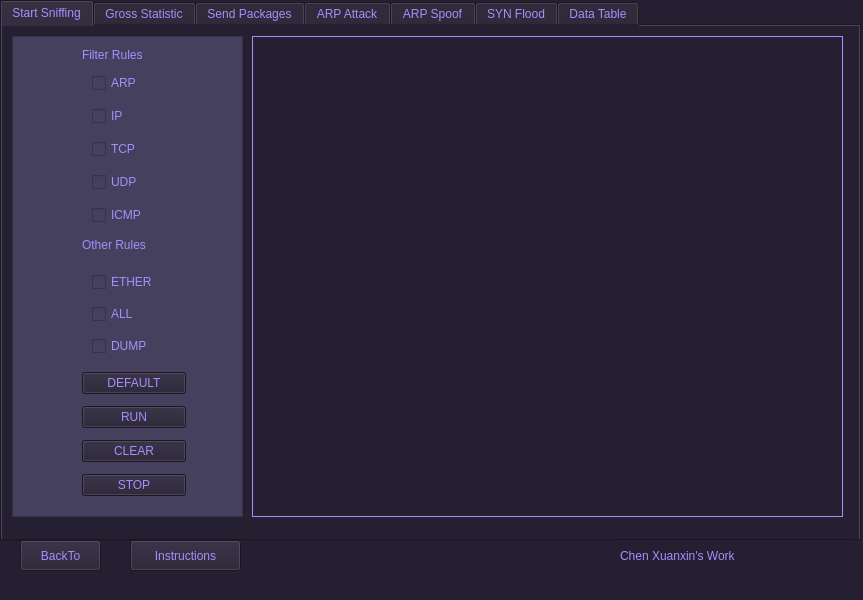
<?xml version="1.0" encoding="UTF-8"?>
<ui version="4.0">
 <class>FlowSnifferWindow</class>
 <widget class="QMainWindow" name="FlowSnifferWindow">
  <property name="geometry">
   <rect>
    <x>0</x>
    <y>0</y>
    <width>863</width>
    <height>600</height>
   </rect>
  </property>
  <property name="windowTitle">
   <string>MainWindow</string>
  </property>
  <property name="styleSheet">
   <string notr="true">color:rgb(166, 142, 253);
background:rgb(36, 31, 49)</string>
  </property>
  <widget class="QWidget" name="centralwidget">
   <widget class="QTabWidget" name="tabWidget">
    <property name="geometry">
     <rect>
      <x>0</x>
      <y>0</y>
      <width>861</width>
      <height>541</height>
     </rect>
    </property>
    <property name="styleSheet">
     <string notr="true">font: 63 12pt &quot;URW Bookman&quot;;
color:rgb(166, 142, 253);
background:rgb(36, 31, 49)</string>
    </property>
    <property name="currentIndex">
     <number>0</number>
    </property>
    <widget class="QWidget" name="tab">
     <attribute name="title">
      <string>Start Sniffing</string>
     </attribute>
     <widget class="QFrame" name="frame">
      <property name="geometry">
       <rect>
        <x>10</x>
        <y>10</y>
        <width>231</width>
        <height>481</height>
       </rect>
      </property>
      <property name="styleSheet">
       <string notr="true">background:rgb(69, 64, 93);
font: 63 12pt &quot;URW Bookman&quot;;
color:rgb(166, 142, 253)</string>
      </property>
      <property name="frameShape">
       <enum>QFrame::StyledPanel</enum>
      </property>
      <property name="frameShadow">
       <enum>QFrame::Raised</enum>
      </property>
      <widget class="QLabel" name="label_2">
       <property name="geometry">
        <rect>
         <x>70</x>
         <y>10</y>
         <width>91</width>
         <height>17</height>
        </rect>
       </property>
       <property name="text">
        <string>Filter Rules</string>
       </property>
      </widget>
      <widget class="QLabel" name="label_3">
       <property name="geometry">
        <rect>
         <x>70</x>
         <y>200</y>
         <width>101</width>
         <height>17</height>
        </rect>
       </property>
       <property name="text">
        <string>Other Rules</string>
       </property>
      </widget>
      <widget class="QWidget" name="layoutWidget">
       <property name="geometry">
        <rect>
         <x>70</x>
         <y>330</y>
         <width>104</width>
         <height>140</height>
        </rect>
       </property>
       <layout class="QVBoxLayout" name="verticalLayout_3">
        <item>
         <widget class="QPushButton" name="Default">
          <property name="styleSheet">
           <string notr="true">font: 63 12pt &quot;URW Bookman&quot;;
color:rgb(166, 142, 253);
background:rgb(36, 31, 49)</string>
          </property>
          <property name="text">
           <string>DEFAULT</string>
          </property>
         </widget>
        </item>
        <item>
         <widget class="QPushButton" name="Run">
          <property name="styleSheet">
           <string notr="true">font: 63 12pt &quot;URW Bookman&quot;;
color:rgb(166, 142, 253);
background:rgb(36, 31, 49)</string>
          </property>
          <property name="text">
           <string>RUN</string>
          </property>
         </widget>
        </item>
        <item>
         <widget class="QPushButton" name="Clear">
          <property name="styleSheet">
           <string notr="true">font: 63 12pt &quot;URW Bookman&quot;;
color:rgb(166, 142, 253);
background:rgb(36, 31, 49)</string>
          </property>
          <property name="text">
           <string>CLEAR</string>
          </property>
         </widget>
        </item>
        <item>
         <widget class="QPushButton" name="Stop">
          <property name="styleSheet">
           <string notr="true">font: 63 12pt &quot;URW Bookman&quot;;
color:rgb(166, 142, 253);
background:rgb(36, 31, 49)</string>
          </property>
          <property name="text">
           <string>STOP</string>
          </property>
         </widget>
        </item>
       </layout>
      </widget>
      <widget class="QWidget" name="layoutWidget">
       <property name="geometry">
        <rect>
         <x>80</x>
         <y>30</y>
         <width>91</width>
         <height>166</height>
        </rect>
       </property>
       <layout class="QVBoxLayout" name="verticalLayout">
        <item>
         <widget class="QCheckBox" name="arp">
          <property name="styleSheet">
           <string notr="true"/>
          </property>
          <property name="text">
           <string>ARP</string>
          </property>
         </widget>
        </item>
        <item>
         <widget class="QCheckBox" name="ip">
          <property name="styleSheet">
           <string notr="true"/>
          </property>
          <property name="text">
           <string>IP</string>
          </property>
         </widget>
        </item>
        <item>
         <widget class="QCheckBox" name="tcp">
          <property name="styleSheet">
           <string notr="true"/>
          </property>
          <property name="text">
           <string>TCP</string>
          </property>
         </widget>
        </item>
        <item>
         <widget class="QCheckBox" name="udp">
          <property name="styleSheet">
           <string notr="true"/>
          </property>
          <property name="text">
           <string>UDP</string>
          </property>
         </widget>
        </item>
        <item>
         <widget class="QCheckBox" name="icmp">
          <property name="styleSheet">
           <string notr="true"/>
          </property>
          <property name="text">
           <string>ICMP</string>
          </property>
         </widget>
        </item>
       </layout>
      </widget>
      <widget class="QWidget" name="layoutWidget">
       <property name="geometry">
        <rect>
         <x>80</x>
         <y>230</y>
         <width>86</width>
         <height>98</height>
        </rect>
       </property>
       <layout class="QVBoxLayout" name="verticalLayout_2">
        <item>
         <widget class="QCheckBox" name="ether">
          <property name="styleSheet">
           <string notr="true"/>
          </property>
          <property name="text">
           <string>ETHER</string>
          </property>
         </widget>
        </item>
        <item>
         <widget class="QCheckBox" name="all">
          <property name="styleSheet">
           <string notr="true"/>
          </property>
          <property name="text">
           <string>ALL</string>
          </property>
         </widget>
        </item>
        <item>
         <widget class="QCheckBox" name="dump">
          <property name="styleSheet">
           <string notr="true"/>
          </property>
          <property name="text">
           <string>DUMP</string>
          </property>
         </widget>
        </item>
       </layout>
      </widget>
     </widget>
     <widget class="QTextBrowser" name="sniffer_data">
      <property name="geometry">
       <rect>
        <x>250</x>
        <y>10</y>
        <width>591</width>
        <height>481</height>
       </rect>
      </property>
      <property name="styleSheet">
       <string notr="true">border:1px solid rgb(166, 142, 253);
</string>
      </property>
     </widget>
    </widget>
    <widget class="QWidget" name="tab_2">
     <attribute name="title">
      <string>Gross Statistic</string>
     </attribute>
     <widget class="QTextBrowser" name="gross">
      <property name="geometry">
       <rect>
        <x>30</x>
        <y>20</y>
        <width>611</width>
        <height>441</height>
       </rect>
      </property>
      <property name="styleSheet">
       <string notr="true">border:1px solid rgb(166, 142, 253);
</string>
      </property>
     </widget>
     <widget class="QPushButton" name="clear">
      <property name="geometry">
       <rect>
        <x>710</x>
        <y>210</y>
        <width>91</width>
        <height>31</height>
       </rect>
      </property>
      <property name="styleSheet">
       <string notr="true">font: 63 12pt &quot;URW Bookman&quot;;</string>
      </property>
      <property name="text">
       <string>CLEAR</string>
      </property>
     </widget>
    </widget>
    <widget class="QWidget" name="tab_3">
     <attribute name="title">
      <string>Send Packages</string>
     </attribute>
     <widget class="QTextBrowser" name="PiNG">
      <property name="geometry">
       <rect>
        <x>40</x>
        <y>20</y>
        <width>631</width>
        <height>441</height>
       </rect>
      </property>
      <property name="styleSheet">
       <string notr="true">border:1px solid rgb(166, 142, 253);</string>
      </property>
     </widget>
     <widget class="QPushButton" name="ping">
      <property name="geometry">
       <rect>
        <x>720</x>
        <y>160</y>
        <width>101</width>
        <height>31</height>
       </rect>
      </property>
      <property name="styleSheet">
       <string notr="true">font: 63 12pt &quot;URW Bookman&quot;;</string>
      </property>
      <property name="text">
       <string>PING</string>
      </property>
     </widget>
     <widget class="QPushButton" name="stop">
      <property name="geometry">
       <rect>
        <x>720</x>
        <y>250</y>
        <width>101</width>
        <height>31</height>
       </rect>
      </property>
      <property name="styleSheet">
       <string notr="true">font: 63 12pt &quot;URW Bookman&quot;;</string>
      </property>
      <property name="text">
       <string>STOP</string>
      </property>
     </widget>
     <widget class="QTextEdit" name="ipnet">
      <property name="geometry">
       <rect>
        <x>690</x>
        <y>80</y>
        <width>151</width>
        <height>70</height>
       </rect>
      </property>
      <property name="styleSheet">
       <string notr="true">border:1px solid rgb(166, 142, 253);
font: 63 12pt &quot;URW Bookman&quot;;</string>
      </property>
     </widget>
     <widget class="QPushButton" name="clean">
      <property name="geometry">
       <rect>
        <x>720</x>
        <y>330</y>
        <width>101</width>
        <height>31</height>
       </rect>
      </property>
      <property name="styleSheet">
       <string notr="true">font: 63 12pt &quot;URW Bookman&quot;;</string>
      </property>
      <property name="text">
       <string>CLEAR</string>
      </property>
     </widget>
    </widget>
    <widget class="QWidget" name="tab_4">
     <attribute name="title">
      <string>ARP Attack</string>
     </attribute>
     <widget class="QWidget" name="layoutWidget_9">
      <property name="geometry">
       <rect>
        <x>440</x>
        <y>10</y>
        <width>401</width>
        <height>181</height>
       </rect>
      </property>
      <layout class="QHBoxLayout" name="horizontalLayout_44">
       <item>
        <widget class="QLabel" name="label_48">
         <property name="styleSheet">
          <string notr="true">background:rgb(69, 64, 93);
font: 63 12pt &quot;URW Bookman&quot;;
color:rgb(166, 142, 253)</string>
         </property>
         <property name="text">
          <string>Devices</string>
         </property>
        </widget>
       </item>
       <item>
        <widget class="QTextBrowser" name="devices">
         <property name="styleSheet">
          <string notr="true">border:1px solid rgb(166, 142, 253);</string>
         </property>
        </widget>
       </item>
      </layout>
     </widget>
     <widget class="QWidget" name="layoutWidget_5">
      <property name="geometry">
       <rect>
        <x>10</x>
        <y>10</y>
        <width>401</width>
        <height>181</height>
       </rect>
      </property>
      <layout class="QHBoxLayout" name="horizontalLayout_37">
       <item>
        <widget class="QLabel" name="label_41">
         <property name="styleSheet">
          <string notr="true">background:rgb(69, 64, 93);
font: 63 12pt &quot;URW Bookman&quot;;
color:rgb(166, 142, 253)</string>
         </property>
         <property name="text">
          <string>Hosts</string>
         </property>
        </widget>
       </item>
       <item>
        <widget class="QTextBrowser" name="hosts">
         <property name="styleSheet">
          <string notr="true">border:1px solid rgb(166, 142, 253);</string>
         </property>
        </widget>
       </item>
      </layout>
     </widget>
     <widget class="QTextBrowser" name="arpwin">
      <property name="geometry">
       <rect>
        <x>340</x>
        <y>240</y>
        <width>491</width>
        <height>251</height>
       </rect>
      </property>
      <property name="styleSheet">
       <string notr="true">border:1px solid rgb(166, 142, 253);
</string>
      </property>
     </widget>
     <widget class="QWidget" name="layoutWidget">
      <property name="geometry">
       <rect>
        <x>10</x>
        <y>230</y>
        <width>311</width>
        <height>261</height>
       </rect>
      </property>
      <layout class="QVBoxLayout" name="verticalLayout_17">
       <property name="spacing">
        <number>3</number>
       </property>
       <item>
        <layout class="QVBoxLayout" name="verticalLayout_13">
         <item>
          <layout class="QVBoxLayout" name="verticalLayout_14">
           <item>
            <layout class="QHBoxLayout" name="horizontalLayout_38">
             <item>
              <widget class="QLabel" name="label_42">
               <property name="text">
                <string>Target IP</string>
               </property>
              </widget>
             </item>
             <item>
              <widget class="QLineEdit" name="target_ip">
               <property name="styleSheet">
                <string notr="true">border:1px solid rgb(166, 142, 253);
font: 63 12pt &quot;URW Bookman&quot;;</string>
               </property>
              </widget>
             </item>
            </layout>
           </item>
           <item>
            <layout class="QHBoxLayout" name="horizontalLayout_39">
             <item>
              <widget class="QLabel" name="label_43">
               <property name="text">
                <string>Target Mac</string>
               </property>
              </widget>
             </item>
             <item>
              <widget class="QLineEdit" name="target_mac">
               <property name="styleSheet">
                <string notr="true">border:1px solid rgb(166, 142, 253);
font: 63 12pt &quot;URW Bookman&quot;;</string>
               </property>
              </widget>
             </item>
            </layout>
           </item>
          </layout>
         </item>
         <item>
          <layout class="QVBoxLayout" name="verticalLayout_15">
           <item>
            <layout class="QHBoxLayout" name="horizontalLayout_40">
             <item>
              <widget class="QLabel" name="label_44">
               <property name="text">
                <string>Fake IP</string>
               </property>
              </widget>
             </item>
             <item>
              <widget class="QLineEdit" name="fake_ip">
               <property name="styleSheet">
                <string notr="true">border:1px solid rgb(166, 142, 253);
font: 63 12pt &quot;URW Bookman&quot;;</string>
               </property>
              </widget>
             </item>
            </layout>
           </item>
           <item>
            <layout class="QHBoxLayout" name="horizontalLayout_41">
             <item>
              <widget class="QLabel" name="label_45">
               <property name="text">
                <string>Fake Mac</string>
               </property>
              </widget>
             </item>
             <item>
              <widget class="QLineEdit" name="fake_mac">
               <property name="styleSheet">
                <string notr="true">border:1px solid rgb(166, 142, 253);
font: 63 12pt &quot;URW Bookman&quot;;</string>
               </property>
              </widget>
             </item>
            </layout>
           </item>
          </layout>
         </item>
        </layout>
       </item>
       <item>
        <widget class="QLineEdit" name="times">
         <property name="styleSheet">
          <string notr="true">border:1px solid rgb(166, 142, 253);
font: 63 12pt &quot;URW Bookman&quot;;</string>
         </property>
         <property name="text">
          <string>Please Input Times of Sending</string>
         </property>
        </widget>
       </item>
       <item>
        <widget class="QPushButton" name="arp_attack">
         <property name="text">
          <string>ARP Attack</string>
         </property>
        </widget>
       </item>
       <item>
        <widget class="QPushButton" name="arp_request">
         <property name="text">
          <string>ARP Request</string>
         </property>
        </widget>
       </item>
      </layout>
     </widget>
     <widget class="QWidget" name="layoutWidget">
      <property name="geometry">
       <rect>
        <x>160</x>
        <y>200</y>
        <width>541</width>
        <height>32</height>
       </rect>
      </property>
      <layout class="QHBoxLayout" name="horizontalLayout_34">
       <property name="spacing">
        <number>70</number>
       </property>
       <item>
        <widget class="QPushButton" name="get_host_msg">
         <property name="text">
          <string>Get Hosts</string>
         </property>
        </widget>
       </item>
       <item>
        <widget class="QPushButton" name="Clear_arp">
         <property name="text">
          <string>Clear</string>
         </property>
        </widget>
       </item>
       <item>
        <widget class="QPushButton" name="get_device_msg">
         <property name="text">
          <string>Get Devices</string>
         </property>
        </widget>
       </item>
      </layout>
     </widget>
    </widget>
    <widget class="QWidget" name="tab_5">
     <attribute name="title">
      <string>ARP Spoof</string>
     </attribute>
     <widget class="QTextBrowser" name="MITM_msg">
      <property name="geometry">
       <rect>
        <x>350</x>
        <y>10</y>
        <width>491</width>
        <height>481</height>
       </rect>
      </property>
      <property name="styleSheet">
       <string notr="true">border:1px solid rgb(166, 142, 253);
font: 63 12pt &quot;URW Bookman&quot;;</string>
      </property>
     </widget>
     <widget class="QLabel" name="mentions">
      <property name="geometry">
       <rect>
        <x>20</x>
        <y>40</y>
        <width>301</width>
        <height>61</height>
       </rect>
      </property>
      <property name="text">
       <string/>
      </property>
     </widget>
     <widget class="QPushButton" name="Random_generate">
      <property name="geometry">
       <rect>
        <x>70</x>
        <y>460</y>
        <width>201</width>
        <height>31</height>
       </rect>
      </property>
      <property name="text">
       <string>Random IP&amp;&amp; Mac</string>
      </property>
     </widget>
     <widget class="QTextBrowser" name="random_show">
      <property name="geometry">
       <rect>
        <x>20</x>
        <y>320</y>
        <width>311</width>
        <height>131</height>
       </rect>
      </property>
      <property name="styleSheet">
       <string notr="true">border:1px solid rgb(166, 142, 253);
font: 63 12pt &quot;URW Bookman&quot;;</string>
      </property>
     </widget>
     <widget class="QWidget" name="layoutWidget">
      <property name="geometry">
       <rect>
        <x>20</x>
        <y>140</y>
        <width>311</width>
        <height>170</height>
       </rect>
      </property>
      <layout class="QVBoxLayout" name="verticalLayout_4">
       <item>
        <layout class="QHBoxLayout" name="horizontalLayout">
         <item>
          <widget class="QLabel" name="label_46">
           <property name="text">
            <string>Target IP</string>
           </property>
          </widget>
         </item>
         <item>
          <widget class="QLineEdit" name="M_target_ip">
           <property name="styleSheet">
            <string notr="true">border:1px solid rgb(166, 142, 253);
font: 63 12pt &quot;URW Bookman&quot;;</string>
           </property>
          </widget>
         </item>
        </layout>
       </item>
       <item>
        <layout class="QHBoxLayout" name="horizontalLayout_2">
         <item>
          <widget class="QLabel" name="label_47">
           <property name="text">
            <string>Target Mac</string>
           </property>
          </widget>
         </item>
         <item>
          <widget class="QLineEdit" name="M_target_mac">
           <property name="styleSheet">
            <string notr="true">border:1px solid rgb(166, 142, 253);
font: 63 12pt &quot;URW Bookman&quot;;</string>
           </property>
          </widget>
         </item>
        </layout>
       </item>
       <item>
        <layout class="QHBoxLayout" name="horizontalLayout_3">
         <item>
          <widget class="QLabel" name="label_4">
           <property name="text">
            <string>Attack Times</string>
           </property>
          </widget>
         </item>
         <item>
          <widget class="QLineEdit" name="M_times">
           <property name="styleSheet">
            <string notr="true">border:1px solid rgb(166, 142, 253);
font: 63 12pt &quot;URW Bookman&quot;;</string>
           </property>
           <property name="text">
            <string/>
           </property>
          </widget>
         </item>
        </layout>
       </item>
       <item>
        <widget class="QPushButton" name="M_arp_attack">
         <property name="text">
          <string>ARP Attack</string>
         </property>
        </widget>
       </item>
       <item>
        <widget class="QPushButton" name="M_arp_clear">
         <property name="text">
          <string>Clear</string>
         </property>
        </widget>
       </item>
      </layout>
     </widget>
    </widget>
    <widget class="QWidget" name="tab_6">
     <attribute name="title">
      <string>SYN Flood</string>
     </attribute>
     <widget class="QTextBrowser" name="syn_msg">
      <property name="geometry">
       <rect>
        <x>280</x>
        <y>20</y>
        <width>561</width>
        <height>481</height>
       </rect>
      </property>
      <property name="styleSheet">
       <string notr="true">border:1px solid rgb(166, 142, 253);
</string>
      </property>
     </widget>
     <widget class="QWidget" name="layoutWidget">
      <property name="geometry">
       <rect>
        <x>10</x>
        <y>140</y>
        <width>258</width>
        <height>170</height>
       </rect>
      </property>
      <layout class="QVBoxLayout" name="verticalLayout_5">
       <item>
        <layout class="QHBoxLayout" name="horizontalLayout_4">
         <item>
          <widget class="QLabel" name="label_49">
           <property name="text">
            <string>Target IP</string>
           </property>
          </widget>
         </item>
         <item>
          <widget class="QLineEdit" name="syn_target_ip">
           <property name="styleSheet">
            <string notr="true">border:1px solid rgb(166, 142, 253);
font: 63 12pt &quot;URW Bookman&quot;;</string>
           </property>
          </widget>
         </item>
        </layout>
       </item>
       <item>
        <layout class="QHBoxLayout" name="horizontalLayout_5">
         <item>
          <widget class="QLabel" name="label_50">
           <property name="text">
            <string>Target Port</string>
           </property>
          </widget>
         </item>
         <item>
          <widget class="QLineEdit" name="syn_target_port">
           <property name="styleSheet">
            <string notr="true">border:1px solid rgb(166, 142, 253);
font: 63 12pt &quot;URW Bookman&quot;;</string>
           </property>
          </widget>
         </item>
        </layout>
       </item>
       <item>
        <layout class="QHBoxLayout" name="horizontalLayout_7">
         <item>
          <widget class="QLabel" name="label_52">
           <property name="text">
            <string>Times</string>
           </property>
          </widget>
         </item>
         <item>
          <widget class="QLineEdit" name="syn_times">
           <property name="styleSheet">
            <string notr="true">border:1px solid rgb(166, 142, 253);
font: 63 12pt &quot;URW Bookman&quot;;</string>
           </property>
          </widget>
         </item>
        </layout>
       </item>
       <item>
        <widget class="QPushButton" name="syn_attack">
         <property name="text">
          <string>SYN Attack</string>
         </property>
        </widget>
       </item>
       <item>
        <widget class="QPushButton" name="syn_clear">
         <property name="text">
          <string>Clear</string>
         </property>
        </widget>
       </item>
      </layout>
     </widget>
    </widget>
    <widget class="QWidget" name="tab_7">
     <attribute name="title">
      <string>Data Table</string>
     </attribute>
     <widget class="QTableWidget" name="tableWidget">
      <property name="geometry">
       <rect>
        <x>10</x>
        <y>10</y>
        <width>841</width>
        <height>221</height>
       </rect>
      </property>
      <property name="styleSheet">
       <string notr="true">border:1px solid rgb(166, 142, 253);</string>
      </property>
     </widget>
     <widget class="QPushButton" name="show_details">
      <property name="geometry">
       <rect>
        <x>710</x>
        <y>470</y>
        <width>111</width>
        <height>31</height>
       </rect>
      </property>
      <property name="styleSheet">
       <string notr="true">font: 63 12pt &quot;URW Bookman&quot;;</string>
      </property>
      <property name="text">
       <string>Show Details</string>
      </property>
     </widget>
     <widget class="QTableWidget" name="syn_table">
      <property name="geometry">
       <rect>
        <x>10</x>
        <y>240</y>
        <width>841</width>
        <height>221</height>
       </rect>
      </property>
      <property name="styleSheet">
       <string notr="true">border:1px solid rgb(166, 142, 253);</string>
      </property>
     </widget>
     <widget class="QPushButton" name="table_clear">
      <property name="geometry">
       <rect>
        <x>570</x>
        <y>470</y>
        <width>111</width>
        <height>31</height>
       </rect>
      </property>
      <property name="styleSheet">
       <string notr="true">font: 63 12pt &quot;URW Bookman&quot;;</string>
      </property>
      <property name="text">
       <string>Clear</string>
      </property>
     </widget>
     <widget class="QPushButton" name="all_clear">
      <property name="geometry">
       <rect>
        <x>430</x>
        <y>470</y>
        <width>111</width>
        <height>31</height>
       </rect>
      </property>
      <property name="styleSheet">
       <string notr="true">font: 63 12pt &quot;URW Bookman&quot;;</string>
      </property>
      <property name="text">
       <string>All Clear</string>
      </property>
     </widget>
    </widget>
   </widget>
   <widget class="QLabel" name="label">
    <property name="geometry">
     <rect>
      <x>620</x>
      <y>540</y>
      <width>231</width>
      <height>31</height>
     </rect>
    </property>
    <property name="styleSheet">
     <string notr="true">font: 63 15pt &quot;URW Bookman&quot;;
color:rgb(166, 142, 253);
background:rgb(36, 31, 49)</string>
    </property>
    <property name="text">
     <string>Chen Xuanxin's Work</string>
    </property>
   </widget>
   <widget class="QPushButton" name="backto">
    <property name="geometry">
     <rect>
      <x>20</x>
      <y>540</y>
      <width>81</width>
      <height>31</height>
     </rect>
    </property>
    <property name="styleSheet">
     <string notr="true">color:rgb(166, 142, 253);
background:rgb(36, 31, 49);
font: 63 12pt &quot;URW Bookman&quot;;</string>
    </property>
    <property name="text">
     <string>BackTo</string>
    </property>
   </widget>
   <widget class="QPushButton" name="instructions">
    <property name="geometry">
     <rect>
      <x>130</x>
      <y>540</y>
      <width>111</width>
      <height>31</height>
     </rect>
    </property>
    <property name="styleSheet">
     <string notr="true">font: 63 12pt &quot;URW Bookman&quot;;</string>
    </property>
    <property name="text">
     <string>Instructions</string>
    </property>
   </widget>
  </widget>
  <widget class="QStatusBar" name="statusbar"/>
 </widget>
 <resources/>
 <connections/>
</ui>
